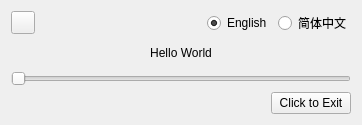
<?xml version="1.0" encoding="UTF-8"?>
<ui version="4.0">
 <class>Widget</class>
 <widget class="QWidget" name="Widget">
  <property name="geometry">
   <rect>
    <x>0</x>
    <y>0</y>
    <width>362</width>
    <height>125</height>
   </rect>
  </property>
  <property name="windowTitle">
   <string>Form</string>
  </property>
  <layout class="QVBoxLayout" name="verticalLayout">
   <item>
    <layout class="QHBoxLayout" name="horizontalLayout">
     <item>
      <widget class="QToolButton" name="toolButton">
       <property name="text">
        <string/>
       </property>
       <property name="popupMode">
        <enum>QToolButton::InstantPopup</enum>
       </property>
      </widget>
     </item>
     <item>
      <spacer name="horizontalSpacer">
       <property name="orientation">
        <enum>Qt::Horizontal</enum>
       </property>
       <property name="sizeHint" stdset="0">
        <size>
         <width>40</width>
         <height>20</height>
        </size>
       </property>
      </spacer>
     </item>
     <item>
      <widget class="QRadioButton" name="radioButton">
       <property name="text">
        <string>English</string>
       </property>
       <property name="checked">
        <bool>true</bool>
       </property>
      </widget>
     </item>
     <item>
      <widget class="QRadioButton" name="radioButton_2">
       <property name="text">
        <string>简体中文</string>
       </property>
      </widget>
     </item>
    </layout>
   </item>
   <item>
    <spacer name="verticalSpacer">
     <property name="orientation">
      <enum>Qt::Vertical</enum>
     </property>
     <property name="sizeHint" stdset="0">
      <size>
       <width>20</width>
       <height>40</height>
      </size>
     </property>
    </spacer>
   </item>
   <item>
    <widget class="QLabel" name="label">
     <property name="text">
      <string>Hello World</string>
     </property>
     <property name="alignment">
      <set>Qt::AlignCenter</set>
     </property>
    </widget>
   </item>
   <item>
    <spacer name="verticalSpacer_2">
     <property name="orientation">
      <enum>Qt::Vertical</enum>
     </property>
     <property name="sizeHint" stdset="0">
      <size>
       <width>20</width>
       <height>40</height>
      </size>
     </property>
    </spacer>
   </item>
   <item>
    <widget class="Slider" name="horizontalSlider">
     <property name="orientation">
      <enum>Qt::Horizontal</enum>
     </property>
    </widget>
   </item>
   <item>
    <layout class="QHBoxLayout" name="horizontalLayout_2">
     <item>
      <spacer name="horizontalSpacer_2">
       <property name="orientation">
        <enum>Qt::Horizontal</enum>
       </property>
       <property name="sizeHint" stdset="0">
        <size>
         <width>40</width>
         <height>20</height>
        </size>
       </property>
      </spacer>
     </item>
     <item>
      <widget class="QPushButton" name="pushButton">
       <property name="text">
        <string>Click to Exit</string>
       </property>
      </widget>
     </item>
    </layout>
   </item>
  </layout>
 </widget>
 <customwidgets>
  <customwidget>
   <class>Slider</class>
   <extends>QSlider</extends>
   <header>controls/Slider.h</header>
  </customwidget>
 </customwidgets>
 <resources/>
 <connections>
  <connection>
   <sender>pushButton</sender>
   <signal>clicked()</signal>
   <receiver>Widget</receiver>
   <slot>exitApp()</slot>
   <hints>
    <hint type="sourcelabel">
     <x>303</x>
     <y>101</y>
    </hint>
    <hint type="destinationlabel">
     <x>333</x>
     <y>70</y>
    </hint>
   </hints>
  </connection>
  <connection>
   <sender>radioButton</sender>
   <signal>toggled(bool)</signal>
   <receiver>Widget</receiver>
   <slot>applyEnglishLang(bool)</slot>
   <hints>
    <hint type="sourcelabel">
     <x>256</x>
     <y>20</y>
    </hint>
    <hint type="destinationlabel">
     <x>247</x>
     <y>91</y>
    </hint>
   </hints>
  </connection>
  <connection>
   <sender>radioButton_2</sender>
   <signal>toggled(bool)</signal>
   <receiver>Widget</receiver>
   <slot>applyChineseLang(bool)</slot>
   <hints>
    <hint type="sourcelabel">
     <x>297</x>
     <y>22</y>
    </hint>
    <hint type="destinationlabel">
     <x>270</x>
     <y>73</y>
    </hint>
   </hints>
  </connection>
 </connections>
 <slots>
  <slot>exitApp()</slot>
  <slot>applyEnglishLang(bool)</slot>
  <slot>applyChineseLang(bool)</slot>
 </slots>
</ui>
